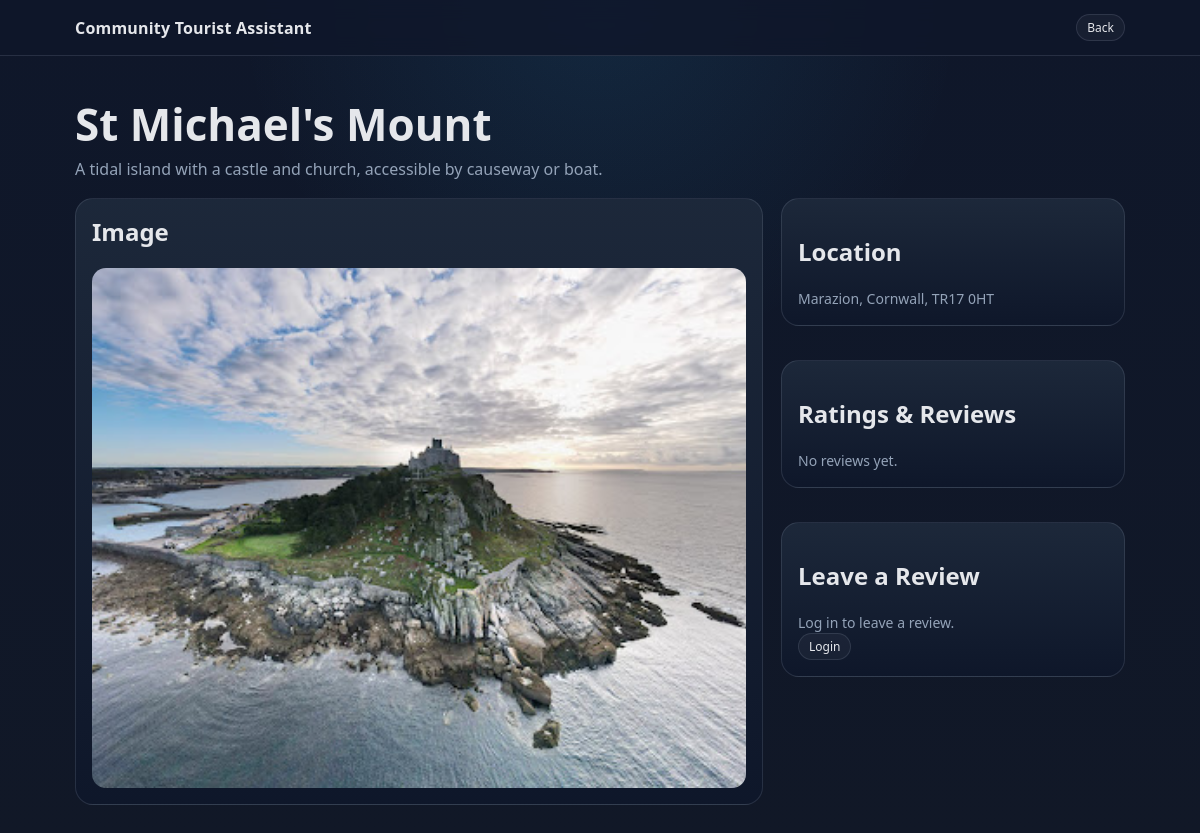
The app's page /place/1/, older data.
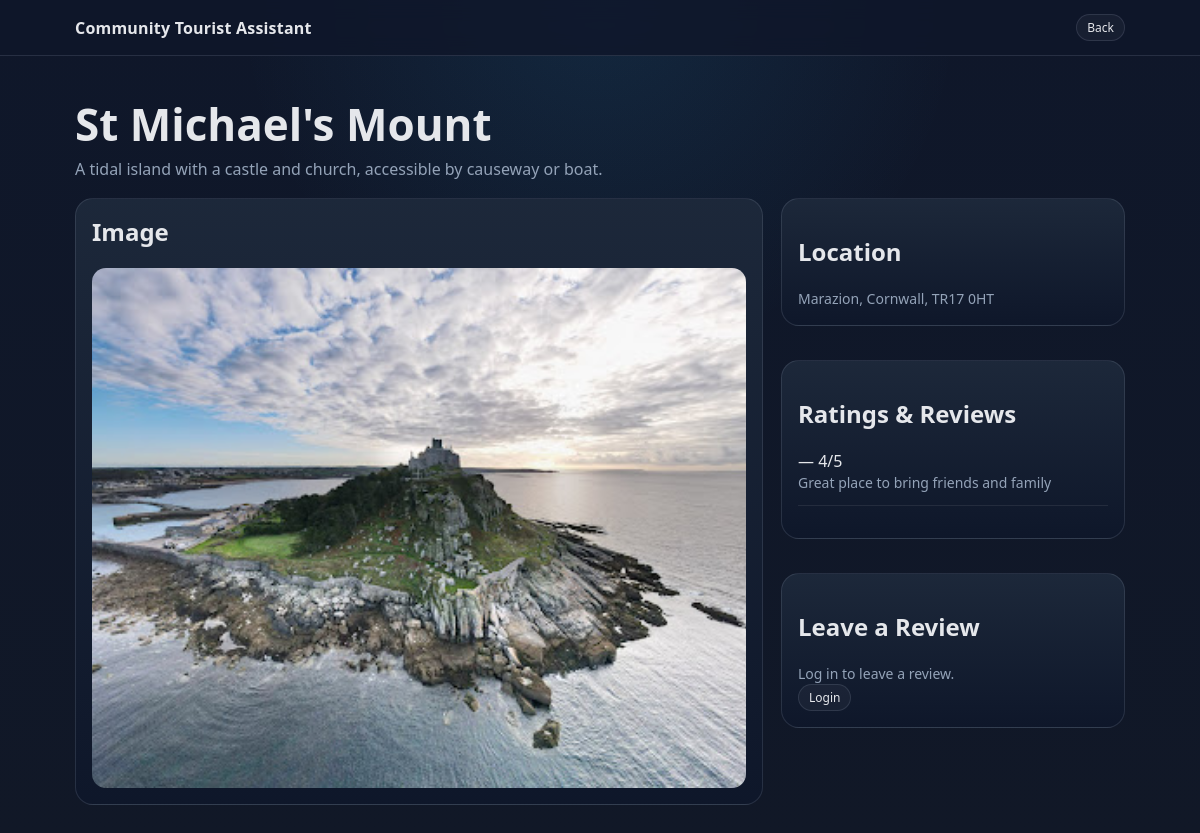
The same page, newer data.
### core/models.py (models this page shows, shortened)
class Review(models.Model):
    place = models.ForeignKey(Place, on_delete=models.CASCADE, related_name="reviews")
    user = models.ForeignKey(User, on_delete=models.CASCADE)
    rating = models.IntegerField()
    comment = models.TextField()

### core/views.py (the view)
# urls.py: path("place/<int:pk>/", views.place_detail, name="place_detail"),
def place_detail(request, pk):
    place = get_object_or_404(Place, pk=pk)
    form = ReviewForm()
    return render(request, "place_detail.html", {
        "place": place,
        "form": form,
    })

### templates/place_detail.html (shortened to what this page needs)
{% load static %}
<!doctype html>
<html lang="en">
<head>
  <link rel="stylesheet" href="{% static 'core/style.css' %}">
</head>
<body>
  <div class="nav">
    <div class="container nav-inner">
      <div class="brand">Community Tourist Assistant</div>
      <a class="badge" href="{% url 'home' %}">Back</a>
    </div>
  </div>
  <main class="container hero">
    <h1>{{ place.name }}</h1>
    <p class="muted">{{ place.description }}</p>
    <div class="detail-grid">
      <section class="card map-card">
        <h2>Image</h2>
        <img class="map-image"
             src="{% static 'core/places/'|add:place.image_filename %}"
             alt="{{ place.name }}">
      </section>
      <div class="right-col">
        <section class="card">
          <h2>Location</h2>
          <p class="muted">{{ place.town }}</p>
        </section>
        <section class="card">
          <h2>Ratings & Reviews</h2>
          {% for review in place.reviews.all %}
            <div style="margin-bottom: 16px; padding-bottom: 12px; border-bottom: 1px solid rgba(255,255,255,0.08);">
              <strong>{{ review.user.username }}</strong> — {{ review.rating }}/5
              <p class="muted">{{ review.comment }}</p>
            </div>
          {% empty %}
            <p class="muted">No reviews yet.</p>
          {% endfor %}
        </section>
        <section class="card">
          <h2>Leave a Review</h2>
          {% if user.is_authenticated %}
            <form method="post" action="{% url 'add_review' place.pk %}" class="form">
              {% csrf_token %}
              {{ form.as_p }}
              <button type="submit" class="button">Submit Review</button>
            </form>
          {% else %}
            <p class="muted">Log in to leave a review.</p>
            <a class="badge" href="{% url 'login' %}">Login</a>
          {% endif %}
        </section>
      </div>
    </div>
  </main>
</body>
</html>

Row changes from the older to the newer data that the page shows:
added Review: rating "4", comment "Great place to bring friends and family"
Text that changed along with them:
text no longer shown: "No reviews yet."
